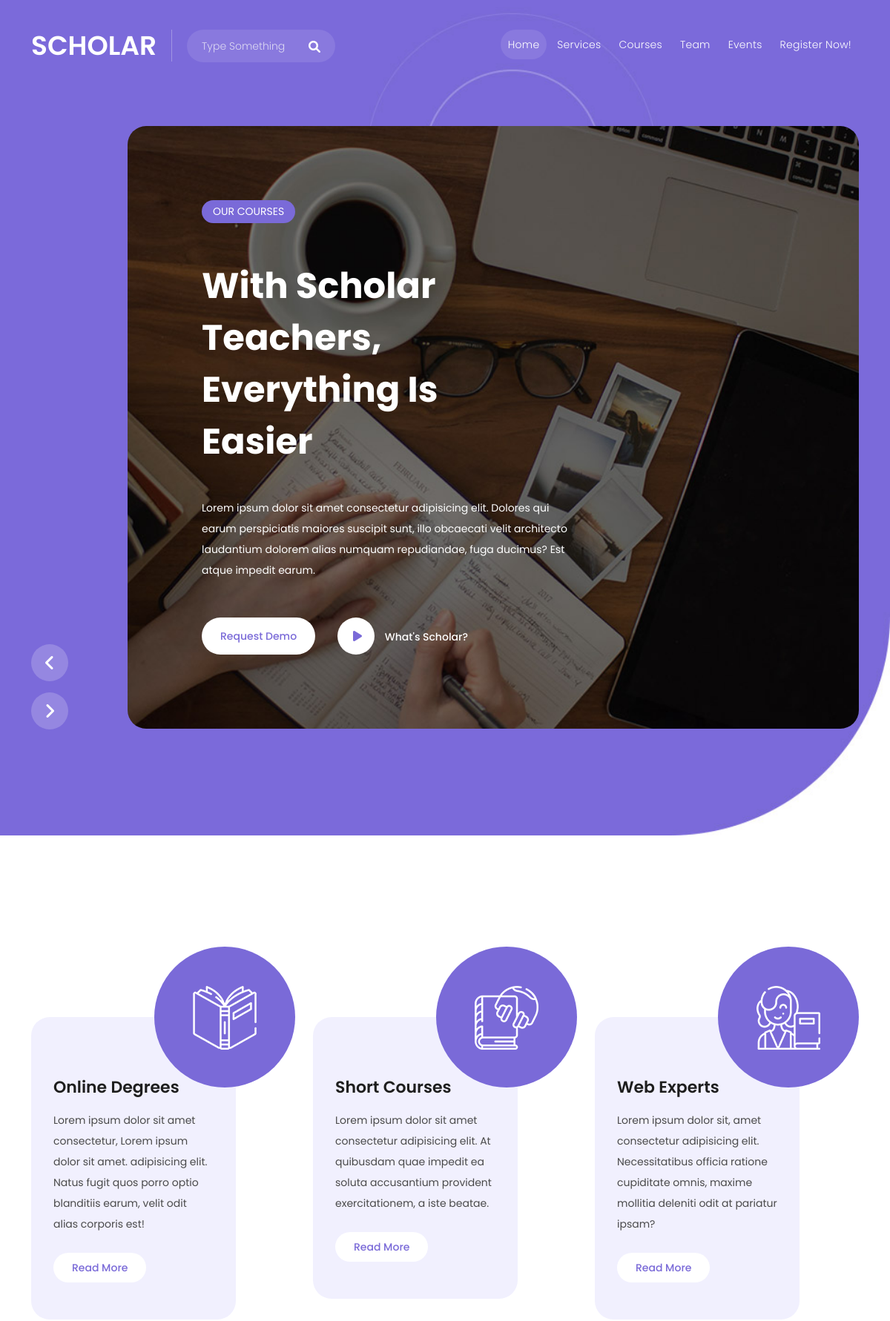
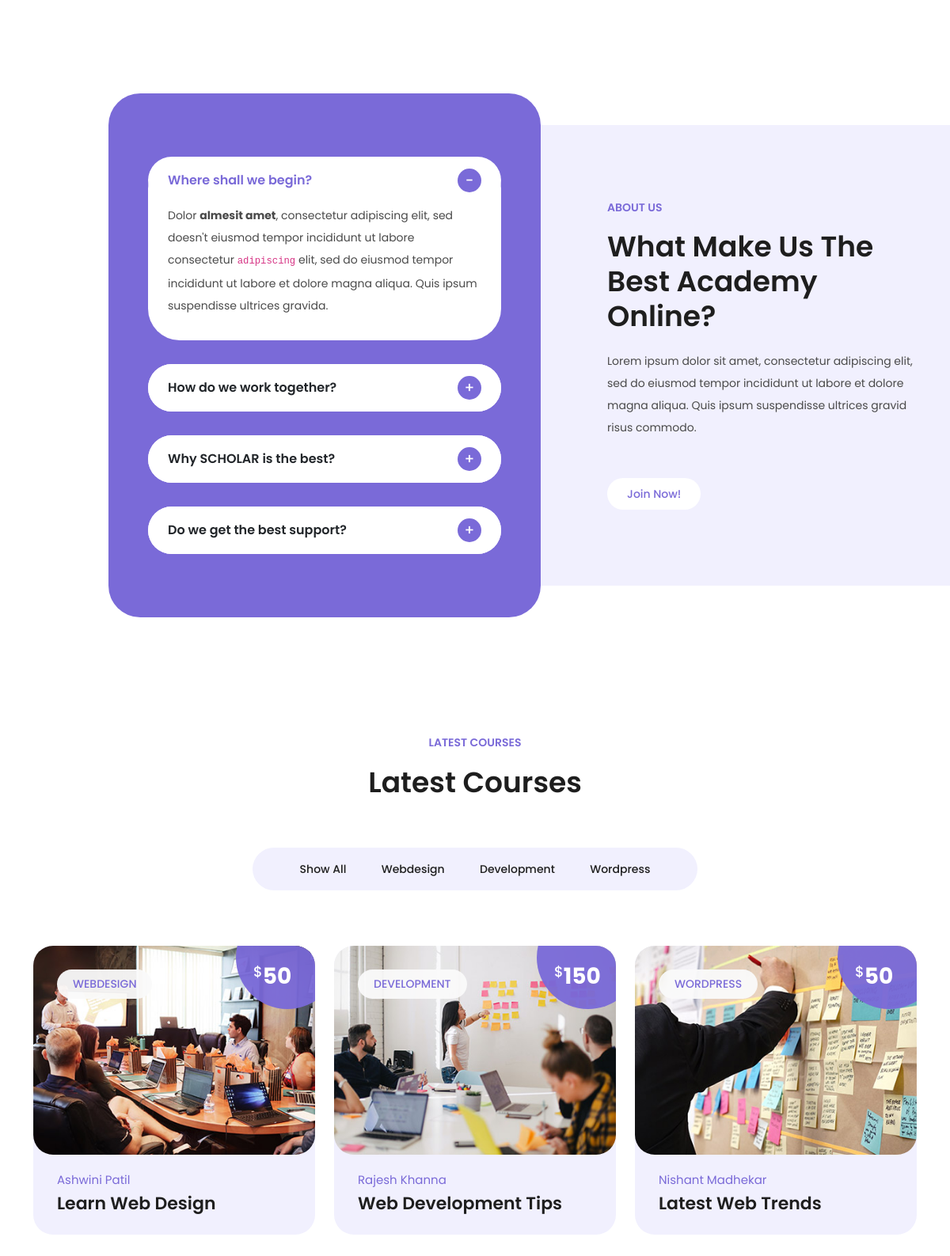
The page / (upper part) on the database its author committed (2 pictures, top to bottom).
### school/models.py (models this page shows)
class CoursesModule(models.Model):
    className = models.CharField(max_length = 20)
    poster = models.ImageField(upload_to='courses')
    category = models.CharField(max_length = 20)
    price = models.IntegerField()
    instructor = models.CharField(max_length = 50)
    heading = models.CharField(max_length = 35)

### school/views.py (the view)
# urls.py: path('',views.index,name='index'),
def index(request):
    coursesData = CoursesModule.objects.all()
    scheduleData = ScheduleModule.objects.all()
    teamData = TeamDeatilsModule.objects.all()
    testimonialData = TestimonialModule.objects.all()
    context = {'courses': coursesData, 'events': scheduleData, 'team': teamData, 'testimonials': testimonialData}
    return render(request,'index.html', context)

### templates/index.html (shortened to what this page needs)
{% load static %}
<!DOCTYPE html>
<html lang="en">
  <head>
    <link href="{% static 'vendor/bootstrap/css/bootstrap.min.css' %}" rel="stylesheet">
    <link rel="stylesheet" href="{% static 'assets/css/fontawesome.css' %}">
    <link rel="stylesheet" href="{% static 'assets/css/templatemo-scholar.css' %}">
    <link rel="stylesheet" href="{% static 'assets/css/owl.css' %}">
    <link rel="stylesheet" href="{% static 'assets/css/animate.css' %}">
    <link rel="stylesheet"href="https://unpkg.com/swiper@7/swiper-bundle.min.css"/>
  </head>
<body>
  <header class="header-area header-sticky">
    <div class="container">
        <div class="row">
            <div class="col-12">
                <nav class="main-nav">
                    <a href="/" class="logo">
                        <h1>Scholar</h1>
                    </a>
                    <div class="search-input">
                      <form id="search" action="#">
                        <input type="text" placeholder="Type Something" id='searchText' name="searchKeyword" onkeypress="handle" />
                        <i class="fa fa-search"></i>
                      </form>
                    </div>
                    <ul class="nav">
                      <li class="scroll-to-section"><a href="#top" class="active">Home</a></li>
                      <li class="scroll-to-section"><a href="#services">Services</a></li>
                      <li class="scroll-to-section"><a href="#courses">Courses</a></li>
                      <li class="scroll-to-section"><a href="#team">Team</a></li>
                      <li class="scroll-to-section"><a href="#events">Events</a></li>
                      <li class="scroll-to-section"><a href="#contact">Register Now!</a></li>
                  </ul>
                </nav>
            </div>
        </div>
    </div>
  </header>
  <div class="main-banner" id="top">
    <div class="container">
      <div class="row">
        <div class="col-lg-12">
          <div class="owl-carousel owl-banner">
            <div class="item item-1">
              <div class="header-text">
                <span class="category">Our Courses</span>
                <h2>With Scholar Teachers, Everything Is Easier</h2>
                <p>Lorem ipsum dolor sit amet consectetur adipisicing elit. Dolores qui earum perspiciatis maiores suscipit sunt, illo obcaecati velit architecto laudantium dolorem alias numquam repudiandae, fuga ducimus? Est atque impedit earum.</p>
                <div class="buttons">
                  <div class="main-button">
                    <a href="#">Request Demo</a>
                  </div>
                  <div class="icon-button">
                    <a href="#"><i class="fa fa-play"></i> What's Scholar?</a>
                  </div>
                </div>
              </div>
            </div>
          </div>
        </div>
      </div>
    </div>
  </div>
  <div class="services section" id="services">
    <div class="container">
      <div class="row">
        <div class="col-lg-4 col-md-6">
          <div class="service-item">
            <div class="icon">
              <img src="{% static 'assets/images/service-01.png' %}" alt="online degrees">
            </div>
            <div class="main-content">
              <h4>Online Degrees</h4>
              <p>Lorem ipsum dolor sit amet consectetur, Lorem ipsum dolor sit amet. adipisicing elit. Natus fugit quos porro optio blanditiis earum, velit odit alias corporis est!</p>
              <div class="main-button">
                <a href="#">Read More</a>
              </div>
            </div>
          </div>
        </div>
        <div class="col-lg-4 col-md-6">
          <div class="service-item">
            <div class="icon">
              <img src="{% static 'assets/images/service-02.png' %}" alt="short courses">
            </div>
            <div class="main-content">
              <h4>Short Courses</h4>
              <p>Lorem ipsum dolor sit amet consectetur adipisicing elit. At quibusdam quae impedit ea soluta accusantium provident exercitationem, a iste beatae.</p>
              <div class="main-button">
                <a href="#">Read More</a>
              </div>
            </div>
          </div>
        </div>
        <div class="col-lg-4 col-md-6">
          <div class="service-item">
            <div class="icon">
              <img src="{% static 'assets/images/service-03.png' %}" alt="web experts">
            </div>
            <div class="main-content">
              <h4>Web Experts</h4>
              <p>Lorem ipsum dolor sit, amet consectetur adipisicing elit. Necessitatibus officia ratione cupiditate omnis, maxime mollitia deleniti odit at pariatur ipsam?</p>
              <div class="main-button">
                <a href="#">Read More</a>
              </div>
            </div>
          </div>
        </div>
      </div>
    </div>
  </div>
  <div class="section about-us">
    <div class="container">
      <div class="row">
        <div class="col-lg-6 offset-lg-1">
          <div class="accordion" id="accordionExample">
            <div class="accordion-item">
              <h2 class="accordion-header" id="headingOne">
                <button class="accordion-button" type="button" data-bs-toggle="collapse" data-bs-target="#collapseOne" aria-expanded="true" aria-controls="collapseOne">
                  Where shall we begin?
                </button>
              </h2>
              <div id="collapseOne" class="accordion-collapse collapse show" aria-labelledby="headingOne" data-bs-parent="#accordionExample">
                <div class="accordion-body">
                  Dolor <strong>almesit amet</strong>, consectetur adipiscing elit, sed doesn't eiusmod tempor incididunt ut labore consectetur <code>adipiscing</code> elit, sed do eiusmod tempor incididunt ut labore et dolore magna aliqua. Quis ipsum suspendisse ultrices gravida.
                </div>
              </div>
            </div>
            <div class="accordion-item">
              <h2 class="accordion-header" id="headingTwo">
                <button class="accordion-button collapsed" type="button" data-bs-toggle="collapse" data-bs-target="#collapseTwo" aria-expanded="false" aria-controls="collapseTwo">
                  How do we work together?
                </button>
              </h2>
            </div>
            <div class="accordion-item">
              <h2 class="accordion-header" id="headingThree">
                <button class="accordion-button collapsed" type="button" data-bs-toggle="collapse" data-bs-target="#collapseThree" aria-expanded="false" aria-controls="collapseThree">
                  Why SCHOLAR is the best?
                </button>
              </h2>
            </div>
            <div class="accordion-item">
              <h2 class="accordion-header" id="headingFour">
                <button class="accordion-button collapsed" type="button" data-bs-toggle="collapse" data-bs-target="#collapseFour" aria-expanded="false" aria-controls="collapseFour">
                  Do we get the best support?
                </button>
              </h2>
            </div>
          </div>
        </div>
        <div class="col-lg-5 align-self-center">
          <div class="section-heading">
            <h6>About Us</h6>
            <h2>What make us the best academy online?</h2>
            <p>Lorem ipsum dolor sit amet, consectetur adipiscing elit, sed do eiusmod tempor incididunt ut labore et dolore magna aliqua. Quis ipsum suspendisse ultrices gravid risus commodo.</p>
            <div class="main-button">
              <a href="#contact">Join Now!</a>
            </div>
          </div>
        </div>
      </div>
    </div>
  </div>
  <section class="section courses" id="courses" >
    <div class="container">
      <div class="row">
        <div class="col-lg-12 text-center">
          <div class="section-heading">
            <h6>Latest Courses</h6>
            <h2>Latest Courses</h2>
          </div>
        </div>
      </div>
      <ul class="event_filter">
        <li>
          <a class="is_active" href="#!" data-filter="*">Show All</a>
        </li>
        <li>
          <a href="#!" data-filter=".design">Webdesign</a>
        </li>
        <li>
          <a href="#!" data-filter=".development">Development</a>
        </li>
        <li>
          <a href="#!" data-filter=".wordpress">Wordpress</a>
        </li>
      </ul>
      <div class="row event_box">
        {% for course in courses %}
        <div class="col-lg-4 col-md-6 align-self-center mb-30 event_outer col-md-6 {{course.className}}">
          <div class="events_item">
            <div class="thumb">
              <a href="#"><img src="{{course.poster.url}}" alt="{{course.id}}"></a>
              <span class="category">{{course.category}}</span>
              <span class="price"><h6><em>$</em>{{course.price}}</h6></span>
            </div>
            <div class="down-content">
              <span class="author">{{course.instructor}}</span>
              <h4>{{course.heading}}</h4>
            </div>
          </div>
        </div>
        {% endfor %}
      </div>
    </div>
  </section>
  </body>
</html>

### rows shown on the page
CoursesModule: poster (picture), category "WEBDESIGN", price "50", instructor "Ashwini Patil", heading "Learn Web Design"
CoursesModule: poster (picture), category "DEVELOPMENT", price "150", instructor "Rajesh Khanna", heading "Web Development Tips"
CoursesModule: poster (picture), category "WORDPRESS", price "50", instructor "Nishant Madhekar", heading "Latest Web Trends"
